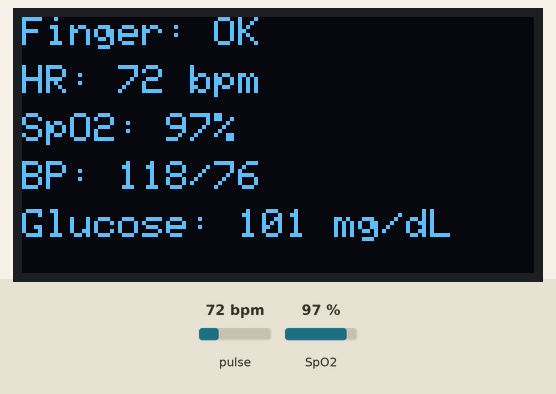
Recording of a sketch running on a simulated ESP8266 (NodeMCU). Parts: 128×64 one-colour display. The test bench sets the inputs (shaded band); at power-on: pulse 72 bpm, SpO2 97 %. WiFi joins after 1.5 s; servers stay silent unless stated; uploads are accepted with an empty reply; the local clock reads 2024-03-15 10:24:30 at power-on unless the sketch sets it; what the sketch prints to the serial monitor is not drawn.

Above: at 4.4 s.
4.5 s: pulse set to 42 bpm
At 8.4 s:
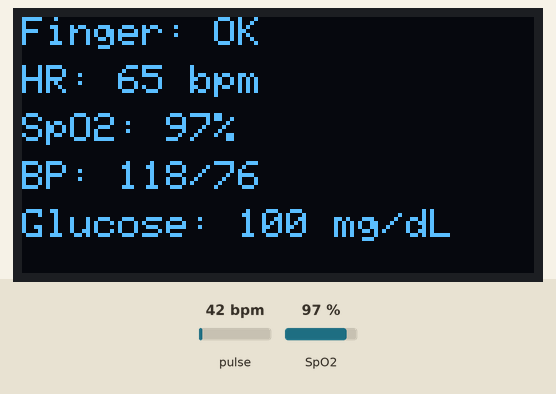
8.6 s: SpO2 set to 80 %
At 12.5 s:
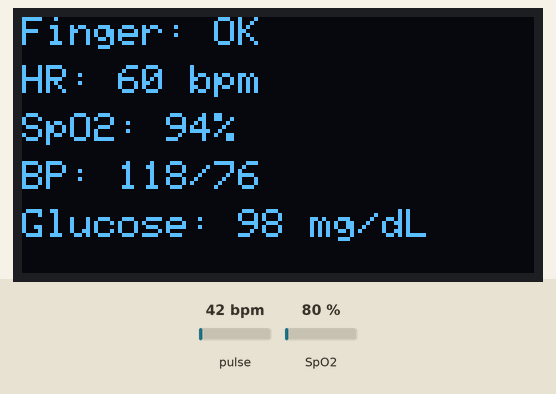
12.7 s: pulse set to 100 bpm
16.8 s: pulse set to 70 bpm
At 21.1 s:
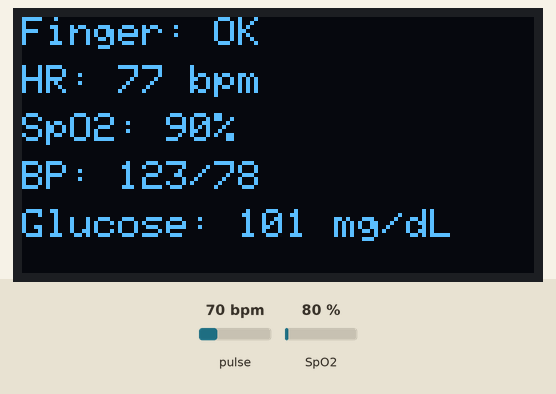
Timing chart, 0 to 21.9 s (numbered marks = the images above; inputs shaded):
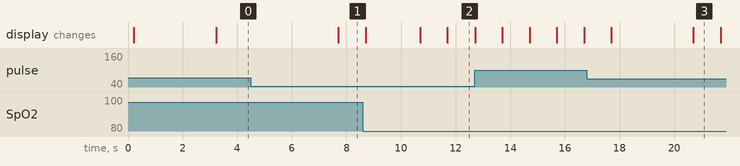

The sketch:

glucometer_excel.ino
```cpp
#include <Arduino.h>
#include <Wire.h>
#include <ESP8266WiFi.h>
#include <WiFiClientSecure.h>
#include <Adafruit_GFX.h>
#include <Adafruit_SSD1306.h>
#include <MAX30105.h>
#include "spo2_algorithm.h"
#include <time.h>

// ===== Wi-Fi =====
#define WIFI_SSID "gluco"
#define WIFI_PASS "123456789"

// ===== Google Apps Script =====
static const char* GAS_WEBAPP_URL =
  "https://script.google.com/macros/s/AKfycbyfMuXlbFu-QDL4AFFsjhWTeGfUR-byF7sUWLtOcf3_Dz7VB7ah1PRVqwQzKEa0lTVq/exec";

// ===== OLED =====
#define OLED_ADDR 0x3C
#define OLED_SDA  D2
#define OLED_SCL  D1
#define OLED_RST  -1
#define OLED_W    128
#define OLED_H    64
Adafruit_SSD1306 oled(OLED_W, OLED_H, &Wire, OLED_RST);

// ===== MAX30102 =====
MAX30105 mx;
bool mx_ok = false;

#define BUF_LEN 100
uint32_t irBuf[BUF_LEN], redBuf[BUF_LEN];
int32_t spo2_alg = 0, heart_alg = 0;
int8_t  spo2_valid = 0, hr_valid = 0;

uint32_t ir_dc = 0;
bool     finger_ok = false;

// ===== Filters / Limits =====
inline bool validf(float x){ return !isnan(x) && x > 0; }
inline float ema(float prev, float s, float a){ return validf(prev) ? (a*s + (1-a)*prev) : s; }

const int   HR_MIN_FLOOR   = 60;
const int   HR_MAX_CEIL    = 120;
const int   SPO2_MIN_FLOOR = 90;

const float A_HR   = 0.25f;
const float A_SPO2 = 0.20f;
const float A_BP   = 0.15f;
const float A_GLU  = 0.20f;

template<typename T>
T median5(T a, T b, T c, T d, T e){
  T v[5] = {a,b,c,d,e};
  for(int i=0;i<4;i++) for(int j=i+1;j<5;j++) if(v[j]<v[i]) {T t=v[i]; v[i]=v[j]; v[j]=t;}
  return v[2];
}
int hr_hist[5] = {0}, spo2_hist[5] = {0}; uint8_t hist_idx=0; bool hist_primed=false;

float hr_ema = NAN, spo2_ema = NAN;
float sys_ema = NAN, dia_ema = NAN, glu_ema = NAN;

int last_hr = 0, last_spo2 = 0, last_sys = 0, last_dia = 0, last_glu = 0;

// ===== Timing =====
uint32_t t_disp = 0, t_algo = 0, t_sheet = 0, t_wifi = 0;
const uint32_t DISP_MS = 200;
const uint32_t ALGO_MS = 1000;
const uint32_t SHT_MS  = 2000;
const uint32_t WIFI_CHECK_MS = 5000;

// ===== BP (bounded) =====
static void estimate_bp(int hr, int spo2, int &sys, int &dia){
  float s = 118.0f, d = 76.0f;
  if(hr > 0){
    if(hr > 100) s += 6, d += 3;
    else if(hr < 55) s -= 5, d -= 3;
  }
  if(spo2 > 0){
    if(spo2 < 93) s += 6, d += 3;
    else if(spo2 > 98) s -= 3;
  }
  if(s < 90)  s = 90;  if(d < 50) d = 50;
  if(s > 150) s = 150; if(d > 100) d = 100;
  sys = (int)(s + 0.5f);
  dia = (int)(d + 0.5f);
}

// ===== Glucose (bounded, stable) =====
static int estimate_glucose(int hr, int spo2, int sys, uint32_t* irB){
  float g = 95.0f;
  if (hr > 100)       g += 8;
  else if (hr < 55)   g -= 4;
  if (spo2 < 94)      g += 6;
  if (sys > 130)      g += 6;
  uint32_t max_ir=0, min_ir=0xFFFFFFFF;
  for(int i=0;i<BUF_LEN;i++){ if(irB[i]>max_ir) max_ir=irB[i]; if(irB[i]<min_ir) min_ir=irB[i]; }
  float ir_factor = constrain((float)(max_ir - min_ir)/1500.0f, 0.0f, 2.0f);
  g += ir_factor * 3.0f;
  if (g < 80)  g = 80;
  if (g > 160) g = 160;
  return (int)(g + 0.5f);
}

// ===== URL helpers =====
static bool parseHttpsUrl(const String& url, String& host, String& path){
  if(!url.startsWith("https://")) return false;
  int s = 8;
  int slash = url.indexOf('/', s);
  if(slash < 0) { host = url.substring(s); path = "/"; }
  else { host = url.substring(s, slash); path = url.substring(slash); }
  return host.length() > 0;
}
static bool readStatusAndHeaders(WiFiClientSecure& cli, int& code, String& location){
  code = -1; location = "";
  String status = cli.readStringUntil('\n');             // "HTTP/1.1 200 OK"
  if(status.length() < 12) return false;
  code = status.substring(9,12).toInt();
  while(true){
    String h = cli.readStringUntil('\n');
    if(h == "\r" || h.length()==0) break;
    if(h.startsWith("Location: ")){ location = h.substring(10); location.trim(); }
  }
  return true;
}

// ===== Manual HTTPS GET with redirect follow (robust on ESP8266) =====
static bool httpsGetFollow(const String& url, const String& query){
  String host, path;
  if(!parseHttpsUrl(url, host, path)) return false;

  for(int hop=0; hop<3; ++hop){
    WiFiClientSecure cli;
    cli.setInsecure();
    cli.setTimeout(15000);
    cli.setBufferSizes(4096, 1024); // large headers from Google

    if(!cli.connect(host.c_str(), 443)) return false;

    // compose path + query
    String fullPath = path;
    if(query.length()){
      if(fullPath.indexOf('?') >= 0) fullPath += "&" + query;
      else                           fullPath += "?" + query;
    }

    // HTTP/1.0 avoids chunked encoding; use close
    cli.printf("GET %s HTTP/1.0\r\n", fullPath.c_str());
    cli.printf("Host: %s\r\n", host.c_str());
    cli.print  ("User-Agent: ESP8266\r\n");
    cli.print  ("Accept: */*\r\n");
    cli.print  ("Connection: close\r\n\r\n");

    // wait for response
    uint32_t t0 = millis();
    while(!cli.available() && (millis()-t0) < 15000) delay(10);
    if(!cli.available()) return false;

    int code; String loc;
    if(!readStatusAndHeaders(cli, code, loc)) return false;

    if(code == 200) return true;
    if((code == 302 || code == 301) && loc.startsWith("https://")){
      if(!parseHttpsUrl(loc, host, path)) return false; // follow to script.googleusercontent.com
      continue;
    }
    return false; // any other code
  }
  return false;
}

// ===== Send to Google Sheets (GET) =====
bool sendToSheet(int hr, int spo2, int sys, int dia, int glucose, bool finger){
  if(WiFi.status() != WL_CONNECTED) return false;
  String q = "hr=" + String(hr) + "&spo2=" + String(spo2) +
             "&sys=" + String(sys) + "&dia=" + String(dia) +
             "&glucose=" + String(glucose) + "&finger_ok=" + String(finger ? 1 : 0);
  bool ok = httpsGetFollow(GAS_WEBAPP_URL, q);
  Serial.printf("[GAS] %s\n", ok ? "OK" : "FAIL");
  return ok;
}

// ===== Wi-Fi (resilient) =====
static void ensureWiFi(){
  if(WiFi.status() == WL_CONNECTED) return;
  WiFi.disconnect();
  WiFi.mode(WIFI_STA);
  WiFi.setSleep(false);
  WiFi.begin(WIFI_SSID, WIFI_PASS);
  for(int i=0;i<80 && WiFi.status()!=WL_CONNECTED; ++i) delay(125);
}

// ===== Setup =====
void setup(){
  Serial.begin(115200);
  delay(150);

  Wire.begin(OLED_SDA, OLED_SCL);
  Wire.setClock(400000);
  if(oled.begin(SSD1306_SWITCHCAPVCC, OLED_ADDR)){
    oled.clearDisplay();
    oled.setTextSize(1);
    oled.setTextColor(SSD1306_WHITE);
    oled.setCursor(0,0); oled.print("SSID:"); oled.print(WIFI_SSID); oled.display();
  } else {
    Serial.println("OLED not found.");
  }

  // MAX30102
  mx_ok = mx.begin(Wire, 400000);
  if(!mx_ok) mx_ok = mx.begin(Wire, 100000);
  if(mx_ok){
    mx.setup(60, 4, 2, 100, 411, 4096);
    mx.setPulseAmplitudeIR(0xFF);   // stronger IR for robust detection
    mx.setPulseAmplitudeRed(0x7F);

    int filled=0; uint32_t t0=millis();
    while(filled<BUF_LEN && millis()-t0<1500){
      mx.check();
      while(mx.available() && filled<BUF_LEN){
        redBuf[filled] = mx.getFIFORed();
        irBuf [filled] = mx.getFIFOIR();
        mx.nextSample();
        filled++;
      }
      delay(2);
    }
    uint64_t sum=0; for(int i=0;i<filled;i++) sum += irBuf[i];
    ir_dc = (filled>0)? (uint32_t)(sum/filled) : 0;
  } else {
    Serial.println("MAX30102 not found.");
  }

  // Wi-Fi + SNTP (TLS stability)
  ensureWiFi();
  configTime(19800, 0, "time.google.com", "time1.google.com", "pool.ntp.org"); // IST offset via TZ not needed for setInsecure, but good practice
}

// ===== Loop =====
void loop(){
  const uint32_t now = millis();

  // keep Wi-Fi up
  if(now - t_wifi > WIFI_CHECK_MS){ t_wifi = now; ensureWiFi(); }

  // FIFO
  static int bufPos=0;
  if(mx_ok){
    mx.check();
    int pulls=0;
    while(mx.available()){
      redBuf[bufPos] = mx.getFIFORed();
      irBuf [bufPos] = mx.getFIFOIR();
      ir_dc = (ir_dc==0)? irBuf[bufPos] : (uint32_t)(0.98f*ir_dc + 0.02f*irBuf[bufPos]);
      bufPos = (bufPos+1) % BUF_LEN;
      mx.nextSample();
      pulls++; if(pulls>25) break;
    }

    // relaxed finger gate
    uint32_t ir_now = irBuf[(bufPos+BUF_LEN-1)%BUF_LEN];
    uint32_t dyn_margin = (ir_dc/20) + 200; // ~5% + 200
    bool gate = (ir_now > ir_dc + dyn_margin) || (ir_dc > 20000);

    // run algo
    if(now - t_algo > ALGO_MS){
      uint32_t irTmp[BUF_LEN], redTmp[BUF_LEN];
      for(int i=0;i<BUF_LEN;i++){ int idx=(bufPos+i)%BUF_LEN; irTmp[i]=irBuf[idx]; redTmp[i]=redBuf[idx]; }

      maxim_heart_rate_and_oxygen_saturation(irTmp, BUF_LEN, redTmp,
                                             &spo2_alg, &spo2_valid, &heart_alg, &hr_valid);

      // Treat any valid algo result as finger present (prevents OLED “--” lock)
      finger_ok = gate || (hr_valid || spo2_valid);

      if(finger_ok && hr_valid){
        hr_ema = ema(hr_ema, (float)heart_alg, A_HR);
        hr_hist[hist_idx] = (int)(hr_ema + 0.5f);
      }
      if(finger_ok && spo2_valid){
        spo2_ema = ema(spo2_ema, (float)spo2_alg, A_SPO2);
        spo2_hist[hist_idx] = (int)(spo2_ema + 0.5f);
      }

      if(finger_ok && (hr_valid || spo2_valid)){
        hist_idx = (hist_idx+1) % 5;
        if(hist_idx==0) hist_primed = true;

        int hr_med   = hr_hist[0];
        int spo2_med = spo2_hist[0];
        if(hist_primed){
          hr_med   = median5(hr_hist[0],hr_hist[1],hr_hist[2],hr_hist[3],hr_hist[4]);
          spo2_med = median5(spo2_hist[0],spo2_hist[1],spo2_hist[2],spo2_hist[3],spo2_hist[4]);
        }

        int hr_out   = constrain(hr_med, HR_MIN_FLOOR, HR_MAX_CEIL);
        int spo2_out = constrain(max(SPO2_MIN_FLOOR, spo2_med), 90, 100);

        int sys, dia; estimate_bp(hr_out, spo2_out, sys, dia);
        sys_ema = ema(sys_ema, (float)sys, A_BP);
        dia_ema = ema(dia_ema, (float)dia, A_BP);

        int g_est  = estimate_glucose(hr_out, spo2_out, (int)(sys_ema+0.5f), irBuf);
        glu_ema = ema(glu_ema, (float)g_est, A_GLU);

        last_hr   = hr_out;
        last_spo2 = spo2_out;
        last_sys  = constrain((int)(sys_ema + 0.5f), 90, 150);
        last_dia  = constrain((int)(dia_ema + 0.5f), 50, 100);
        last_glu  = constrain((int)(glu_ema + 0.5f), 80, 160);
      }

      t_algo = now;
    }
  }

  // OLED (unchanged layout)
  if(oled.width() && (now - t_disp > DISP_MS)){
    oled.clearDisplay();
    oled.setTextSize(1); oled.setTextColor(SSD1306_WHITE);

    if(!finger_ok){
      oled.setCursor(0,0);  oled.print("Finger: NA");
      oled.setCursor(0,12); oled.print("HR: --   SpO2: --");
      oled.setCursor(0,24); oled.print("BP: --/--");
      oled.setCursor(0,36); oled.print("Glucose: --");
    }else{
      oled.setCursor(0,0);  oled.print("Finger: OK");
      oled.setCursor(0,12); oled.print("HR: ");   oled.print(last_hr);   oled.print(" bpm");
      oled.setCursor(0,24); oled.print("SpO2: "); oled.print(last_spo2); oled.print("%");
      oled.setCursor(0,36); oled.print("BP: ");   oled.print(last_sys);  oled.print("/"); oled.print(last_dia);
      oled.setCursor(0,48); oled.print("Glucose: "); oled.print(last_glu); oled.print(" mg/dL");
    }
    oled.display();
    t_disp = now;
  }

  // Upload (zeros when NA)
  if(now - t_sheet >= SHT_MS){
    t_sheet = now;
    if(finger_ok){
      sendToSheet(last_hr, last_spo2, last_sys, last_dia, last_glu, true);
    }else{
      sendToSheet(0, 0, 0, 0, 0, false);
    }
  }
}
```

radar.ino
```cpp
/*const int radarPin = 2;     // RCWL OUT connected to D2
const int ledPin = 13;      // Optional: onboard LED

void setup() {
  pinMode(radarPin, INPUT);
  pinMode(ledPin, OUTPUT);
  Serial.begin(9600);
}

void loop() {
  int motion = digitalRead(radarPin);

  if (motion == HIGH) {
    Serial.println("Motion detected!");
    digitalWrite(ledPin, HIGH);
  } else {
    Serial.println("No motion.");
    digitalWrite(ledPin, LOW);
  }

  delay(200);
}*/
/* // === RCWL-0516 + Microphone Launch Detection System ===
const int motionPin = D5;     // RCWL-0516 OUT connected to digital pin D5
const int micPin = A0;        // Analog mic OUT connected to A0
const int threshold = 600;    // Sound threshold (adjust based on testing)
void setup() {
  pinMode(motionPin, INPUT);
  Serial.begin(9600);
}
void loop() {
  int motion = digitalRead(motionPin);
  int micValue = analogRead(micPin);

  Serial.print("Motion: ");
  Serial.print(motion);
  Serial.print(" | Sound Level: ");
  Serial.println(micValue);

  if (motion == HIGH && micValue > threshold) {
    Serial.println("Launch Detected!");
  }
  delay(100); // small delay
}*/
/*#include <Wire.h>
#include <Adafruit_GFX.h>
#include <Adafruit_SSD1306.h>

// OLED config
#define SCREEN_WIDTH 128
#define SCREEN_HEIGHT 64
#define OLED_RESET -1
Adafruit_SSD1306 display(SCREEN_WIDTH, SCREEN_HEIGHT, &Wire, OLED_RESET);

// Sensor pins
#define SOUND_PIN A0          // Analog mic pin
#define RADAR_PIN D5          // RCWL-0516 OUT

// Thresholds
#define SOUND_THRESHOLD 550   // Adjust based on your testing
#define DETECTION_WINDOW 3000 // ms
#define TRIGGER_THRESHOLD 2   // Number of detections in window

// Tracking
unsigned long windowStart = 0;
int triggerCount = 0;
bool launchDetected = false;

void setup() {
  Serial.begin(115200);
  pinMode(RADAR_PIN, INPUT);

  // OLED init
  if (!display.begin(SSD1306_SWITCHCAPVCC, 0x3C)) {
    Serial.println("OLED not found");
    while (true);
  }

  display.clearDisplay();
  display.setTextSize(1);
  display.setTextColor(SSD1306_WHITE);
  display.setCursor(0, 0);
  display.println("Initializing System...");
  display.display();
  delay(2000);
  display.clearDisplay();
  windowStart = millis();
}

void loop() {
  int soundValue = analogRead(SOUND_PIN);
  int motion = digitalRead(RADAR_PIN);

  // OLED update
  display.clearDisplay();
  display.setCursor(0, 0);
  display.print("Sound: "); display.println(soundValue);
  display.print("Radar: "); display.println(motion == HIGH ? "MOTION" : "None");

  // Detection Logic
  if (soundValue > SOUND_THRESHOLD && motion == HIGH) {
    triggerCount++;
    Serial.println("⚠️ Potential Launch Signature Detected");
    display.println("** Potential Launch! **");
  }

  // Detection Window Handling
  if (millis() - windowStart > DETECTION_WINDOW) {
    if (triggerCount >= TRIGGER_THRESHOLD && !launchDetected) {
      Serial.println("🚀 LAUNCH DETECTED!");
      display.setCursor(0, 50);
      display.println("🚀 LAUNCH DETECTED!");
      launchDetected = true;
    }
    // Reset window
    windowStart = millis();
    triggerCount = 0;
    // Reset if quiet
    if (soundValue < SOUND_THRESHOLD || motion == LOW) {
      launchDetected = false;
    }
  }

  display.display();
  delay(200);
}*/
```

Measured:
- after the input at 4.5 s, the display: changes after 3.2 s (image 1)
